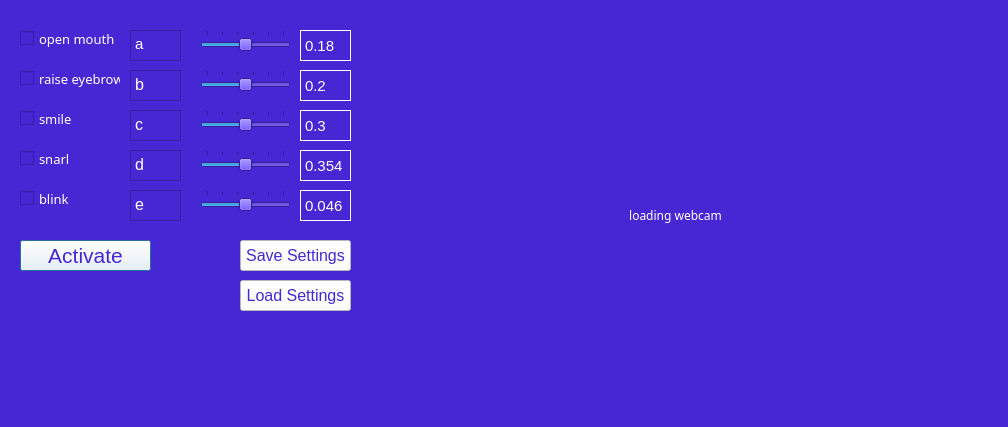
<?xml version="1.0" encoding="UTF-8"?>
<ui version="4.0">
 <class>Dialog</class>
 <widget class="QDialog" name="Dialog">
  <property name="geometry">
   <rect>
    <x>0</x>
    <y>0</y>
    <width>1008</width>
    <height>427</height>
   </rect>
  </property>
  <property name="font">
   <font>
    <family>MS Reference Sans Serif</family>
   </font>
  </property>
  <property name="windowTitle">
   <string>fr</string>
  </property>
  <property name="autoFillBackground">
   <bool>false</bool>
  </property>
  <property name="styleSheet">
   <string notr="true">background-color: rgb(69, 40, 212);</string>
  </property>
  <widget class="QPushButton" name="btnInitialize">
   <property name="geometry">
    <rect>
     <x>20</x>
     <y>240</y>
     <width>131</width>
     <height>31</height>
    </rect>
   </property>
   <property name="font">
    <font>
     <family>MS Shell Dlg 2</family>
     <pointsize>16</pointsize>
     <italic>false</italic>
    </font>
   </property>
   <property name="autoFillBackground">
    <bool>false</bool>
   </property>
   <property name="styleSheet">
    <string notr="true">background-color: rgb(255, 255, 255);
color: rgb(69, 40, 212);</string>
   </property>
   <property name="text">
    <string>Activate</string>
   </property>
  </widget>
  <widget class="QCheckBox" name="cboxOpenMouth">
   <property name="geometry">
    <rect>
     <x>20</x>
     <y>30</y>
     <width>111</width>
     <height>17</height>
    </rect>
   </property>
   <property name="font">
    <font>
     <family>Nirmala UI Semilight</family>
     <pointsize>10</pointsize>
    </font>
   </property>
   <property name="layoutDirection">
    <enum>Qt::LeftToRight</enum>
   </property>
   <property name="styleSheet">
    <string notr="true">color: rgb(255, 255, 255);</string>
   </property>
   <property name="text">
    <string>open mouth</string>
   </property>
  </widget>
  <widget class="QCheckBox" name="cboxRaiseEyebrows">
   <property name="geometry">
    <rect>
     <x>20</x>
     <y>70</y>
     <width>101</width>
     <height>17</height>
    </rect>
   </property>
   <property name="font">
    <font>
     <family>Nirmala UI Semilight</family>
     <pointsize>10</pointsize>
    </font>
   </property>
   <property name="styleSheet">
    <string notr="true">color: rgb(255, 255, 255);</string>
   </property>
   <property name="text">
    <string>raise eyebrows</string>
   </property>
  </widget>
  <widget class="QCheckBox" name="cboxSmile">
   <property name="geometry">
    <rect>
     <x>20</x>
     <y>110</y>
     <width>101</width>
     <height>17</height>
    </rect>
   </property>
   <property name="font">
    <font>
     <family>Nirmala UI Semilight</family>
     <pointsize>10</pointsize>
    </font>
   </property>
   <property name="styleSheet">
    <string notr="true">color: rgb(255, 255, 255);</string>
   </property>
   <property name="text">
    <string>smile</string>
   </property>
  </widget>
  <widget class="QCheckBox" name="cboxSnarl">
   <property name="geometry">
    <rect>
     <x>20</x>
     <y>150</y>
     <width>101</width>
     <height>17</height>
    </rect>
   </property>
   <property name="font">
    <font>
     <family>Nirmala UI Semilight</family>
     <pointsize>10</pointsize>
    </font>
   </property>
   <property name="styleSheet">
    <string notr="true">color: rgb(255, 255, 255);</string>
   </property>
   <property name="text">
    <string>snarl</string>
   </property>
  </widget>
  <widget class="QCheckBox" name="cboxBlink">
   <property name="geometry">
    <rect>
     <x>20</x>
     <y>190</y>
     <width>101</width>
     <height>17</height>
    </rect>
   </property>
   <property name="font">
    <font>
     <family>Nirmala UI Semilight</family>
     <pointsize>10</pointsize>
    </font>
   </property>
   <property name="styleSheet">
    <string notr="true">color: rgb(255, 255, 255);</string>
   </property>
   <property name="text">
    <string>blink</string>
   </property>
  </widget>
  <widget class="QPlainTextEdit" name="txtOpenMouth">
   <property name="geometry">
    <rect>
     <x>130</x>
     <y>30</y>
     <width>51</width>
     <height>31</height>
    </rect>
   </property>
   <property name="font">
    <font>
     <family>MS Shell Dlg 2</family>
     <pointsize>11</pointsize>
     <weight>50</weight>
     <italic>false</italic>
     <bold>false</bold>
    </font>
   </property>
   <property name="whatsThis">
    <string>&lt;html&gt;&lt;head/&gt;&lt;body&gt;&lt;p align=&quot;center&quot;&gt;&lt;br/&gt;a&lt;/p&gt;&lt;/body&gt;&lt;/html&gt;</string>
   </property>
   <property name="styleSheet">
    <string notr="true">color: rgb(255, 255, 255);
font: 11pt &quot;MS Shell Dlg 2&quot;;
alignment: AlignCenter;</string>
   </property>
   <property name="verticalScrollBarPolicy">
    <enum>Qt::ScrollBarAlwaysOff</enum>
   </property>
   <property name="plainText">
    <string>a</string>
   </property>
  </widget>
  <widget class="QPlainTextEdit" name="txtRaiseEyebrows">
   <property name="geometry">
    <rect>
     <x>130</x>
     <y>70</y>
     <width>51</width>
     <height>31</height>
    </rect>
   </property>
   <property name="font">
    <font>
     <pointsize>12</pointsize>
    </font>
   </property>
   <property name="styleSheet">
    <string notr="true">color: rgb(255, 255, 255);</string>
   </property>
   <property name="verticalScrollBarPolicy">
    <enum>Qt::ScrollBarAlwaysOff</enum>
   </property>
   <property name="plainText">
    <string>b</string>
   </property>
  </widget>
  <widget class="QPlainTextEdit" name="txtSmile">
   <property name="geometry">
    <rect>
     <x>130</x>
     <y>110</y>
     <width>51</width>
     <height>31</height>
    </rect>
   </property>
   <property name="font">
    <font>
     <pointsize>12</pointsize>
    </font>
   </property>
   <property name="styleSheet">
    <string notr="true">color: rgb(255, 255, 255);</string>
   </property>
   <property name="verticalScrollBarPolicy">
    <enum>Qt::ScrollBarAlwaysOff</enum>
   </property>
   <property name="plainText">
    <string>c</string>
   </property>
  </widget>
  <widget class="QPlainTextEdit" name="txtSnarl">
   <property name="geometry">
    <rect>
     <x>130</x>
     <y>150</y>
     <width>51</width>
     <height>31</height>
    </rect>
   </property>
   <property name="font">
    <font>
     <pointsize>12</pointsize>
    </font>
   </property>
   <property name="styleSheet">
    <string notr="true">color: rgb(255, 255, 255);</string>
   </property>
   <property name="verticalScrollBarPolicy">
    <enum>Qt::ScrollBarAlwaysOff</enum>
   </property>
   <property name="plainText">
    <string>d</string>
   </property>
  </widget>
  <widget class="QPlainTextEdit" name="txtBlink">
   <property name="geometry">
    <rect>
     <x>130</x>
     <y>190</y>
     <width>51</width>
     <height>31</height>
    </rect>
   </property>
   <property name="font">
    <font>
     <pointsize>12</pointsize>
    </font>
   </property>
   <property name="styleSheet">
    <string notr="true">color: rgb(255, 255, 255);
text-align: center;</string>
   </property>
   <property name="verticalScrollBarPolicy">
    <enum>Qt::ScrollBarAlwaysOff</enum>
   </property>
   <property name="plainText">
    <string>e</string>
   </property>
   <property name="centerOnScroll">
    <bool>false</bool>
   </property>
  </widget>
  <widget class="QLabel" name="webcam">
   <property name="geometry">
    <rect>
     <x>370</x>
     <y>20</y>
     <width>611</width>
     <height>391</height>
    </rect>
   </property>
   <property name="font">
    <font>
     <family>Myriad Arabic</family>
    </font>
   </property>
   <property name="styleSheet">
    <string notr="true">color: rgb(255, 255, 255);</string>
   </property>
   <property name="text">
    <string>loading webcam</string>
   </property>
   <property name="textFormat">
    <enum>Qt::PlainText</enum>
   </property>
   <property name="alignment">
    <set>Qt::AlignCenter</set>
   </property>
  </widget>
  <widget class="QSlider" name="sliderOpenMouth">
   <property name="geometry">
    <rect>
     <x>200</x>
     <y>30</y>
     <width>91</width>
     <height>22</height>
    </rect>
   </property>
   <property name="cursor">
    <cursorShape>CrossCursor</cursorShape>
   </property>
   <property name="maximum">
    <number>100</number>
   </property>
   <property name="singleStep">
    <number>20</number>
   </property>
   <property name="value">
    <number>50</number>
   </property>
   <property name="sliderPosition">
    <number>50</number>
   </property>
   <property name="orientation">
    <enum>Qt::Horizontal</enum>
   </property>
   <property name="invertedAppearance">
    <bool>false</bool>
   </property>
   <property name="tickPosition">
    <enum>QSlider::TicksAbove</enum>
   </property>
  </widget>
  <widget class="QSlider" name="sliderRaiseEyebrows">
   <property name="geometry">
    <rect>
     <x>200</x>
     <y>70</y>
     <width>91</width>
     <height>22</height>
    </rect>
   </property>
   <property name="cursor">
    <cursorShape>CrossCursor</cursorShape>
   </property>
   <property name="maximum">
    <number>100</number>
   </property>
   <property name="singleStep">
    <number>20</number>
   </property>
   <property name="sliderPosition">
    <number>50</number>
   </property>
   <property name="orientation">
    <enum>Qt::Horizontal</enum>
   </property>
   <property name="tickPosition">
    <enum>QSlider::TicksAbove</enum>
   </property>
  </widget>
  <widget class="QSlider" name="sliderSmile">
   <property name="geometry">
    <rect>
     <x>200</x>
     <y>110</y>
     <width>91</width>
     <height>22</height>
    </rect>
   </property>
   <property name="cursor">
    <cursorShape>CrossCursor</cursorShape>
   </property>
   <property name="maximum">
    <number>100</number>
   </property>
   <property name="singleStep">
    <number>20</number>
   </property>
   <property name="sliderPosition">
    <number>50</number>
   </property>
   <property name="orientation">
    <enum>Qt::Horizontal</enum>
   </property>
   <property name="tickPosition">
    <enum>QSlider::TicksAbove</enum>
   </property>
  </widget>
  <widget class="QSlider" name="sliderSnarl">
   <property name="geometry">
    <rect>
     <x>200</x>
     <y>150</y>
     <width>91</width>
     <height>22</height>
    </rect>
   </property>
   <property name="cursor">
    <cursorShape>CrossCursor</cursorShape>
   </property>
   <property name="maximum">
    <number>100</number>
   </property>
   <property name="singleStep">
    <number>20</number>
   </property>
   <property name="sliderPosition">
    <number>50</number>
   </property>
   <property name="orientation">
    <enum>Qt::Horizontal</enum>
   </property>
   <property name="tickPosition">
    <enum>QSlider::TicksAbove</enum>
   </property>
  </widget>
  <widget class="QSlider" name="sliderBlink">
   <property name="geometry">
    <rect>
     <x>200</x>
     <y>190</y>
     <width>91</width>
     <height>22</height>
    </rect>
   </property>
   <property name="cursor">
    <cursorShape>CrossCursor</cursorShape>
   </property>
   <property name="maximum">
    <number>100</number>
   </property>
   <property name="singleStep">
    <number>20</number>
   </property>
   <property name="sliderPosition">
    <number>50</number>
   </property>
   <property name="orientation">
    <enum>Qt::Horizontal</enum>
   </property>
   <property name="tickPosition">
    <enum>QSlider::TicksAbove</enum>
   </property>
  </widget>
  <widget class="QPushButton" name="btnSave">
   <property name="geometry">
    <rect>
     <x>240</x>
     <y>240</y>
     <width>111</width>
     <height>31</height>
    </rect>
   </property>
   <property name="font">
    <font>
     <pointsize>12</pointsize>
    </font>
   </property>
   <property name="styleSheet">
    <string notr="true">background-color: rgb(255, 255, 255);
color: rgb(69, 40, 212);</string>
   </property>
   <property name="text">
    <string>Save Settings</string>
   </property>
  </widget>
  <widget class="QLabel" name="lblOpenMouthT">
   <property name="geometry">
    <rect>
     <x>300</x>
     <y>30</y>
     <width>51</width>
     <height>31</height>
    </rect>
   </property>
   <property name="font">
    <font>
     <pointsize>11</pointsize>
    </font>
   </property>
   <property name="styleSheet">
    <string notr="true">color: rgb(255, 255, 255);
font: 11pt &quot;MS Shell Dlg 2&quot;;
alignment: AlignCenter;</string>
   </property>
   <property name="frameShape">
    <enum>QFrame::Box</enum>
   </property>
   <property name="text">
    <string>0.18</string>
   </property>
  </widget>
  <widget class="QLabel" name="lblRaiseEyebrowsT">
   <property name="geometry">
    <rect>
     <x>300</x>
     <y>70</y>
     <width>51</width>
     <height>31</height>
    </rect>
   </property>
   <property name="font">
    <font>
     <pointsize>11</pointsize>
    </font>
   </property>
   <property name="styleSheet">
    <string notr="true">color: rgb(255, 255, 255);
font: 11pt &quot;MS Shell Dlg 2&quot;;
alignment: AlignCenter;</string>
   </property>
   <property name="frameShape">
    <enum>QFrame::Box</enum>
   </property>
   <property name="text">
    <string>0.2</string>
   </property>
  </widget>
  <widget class="QLabel" name="lblSmileT">
   <property name="geometry">
    <rect>
     <x>300</x>
     <y>110</y>
     <width>51</width>
     <height>31</height>
    </rect>
   </property>
   <property name="font">
    <font>
     <pointsize>11</pointsize>
    </font>
   </property>
   <property name="styleSheet">
    <string notr="true">color: rgb(255, 255, 255);
font: 11pt &quot;MS Shell Dlg 2&quot;;
alignment: AlignCenter;</string>
   </property>
   <property name="frameShape">
    <enum>QFrame::Box</enum>
   </property>
   <property name="text">
    <string>0.3</string>
   </property>
  </widget>
  <widget class="QLabel" name="lblSnarlT">
   <property name="geometry">
    <rect>
     <x>300</x>
     <y>150</y>
     <width>51</width>
     <height>31</height>
    </rect>
   </property>
   <property name="font">
    <font>
     <pointsize>11</pointsize>
    </font>
   </property>
   <property name="styleSheet">
    <string notr="true">color: rgb(255, 255, 255);
font: 11pt &quot;MS Shell Dlg 2&quot;;
alignment: AlignCenter;</string>
   </property>
   <property name="frameShape">
    <enum>QFrame::Box</enum>
   </property>
   <property name="text">
    <string>0.354</string>
   </property>
  </widget>
  <widget class="QLabel" name="lblBlinkT">
   <property name="geometry">
    <rect>
     <x>300</x>
     <y>190</y>
     <width>51</width>
     <height>31</height>
    </rect>
   </property>
   <property name="font">
    <font>
     <pointsize>11</pointsize>
    </font>
   </property>
   <property name="styleSheet">
    <string notr="true">color: rgb(255, 255, 255);
font: 11pt &quot;MS Shell Dlg 2&quot;;
alignment: AlignCenter;</string>
   </property>
   <property name="frameShape">
    <enum>QFrame::Box</enum>
   </property>
   <property name="text">
    <string>0.046</string>
   </property>
  </widget>
  <widget class="QPushButton" name="btnLoad">
   <property name="geometry">
    <rect>
     <x>240</x>
     <y>280</y>
     <width>111</width>
     <height>31</height>
    </rect>
   </property>
   <property name="font">
    <font>
     <pointsize>12</pointsize>
    </font>
   </property>
   <property name="styleSheet">
    <string notr="true">background-color: rgb(255, 255, 255);
color: rgb(69, 40, 212);</string>
   </property>
   <property name="text">
    <string>Load Settings</string>
   </property>
  </widget>
 </widget>
 <resources/>
 <connections/>
</ui>
